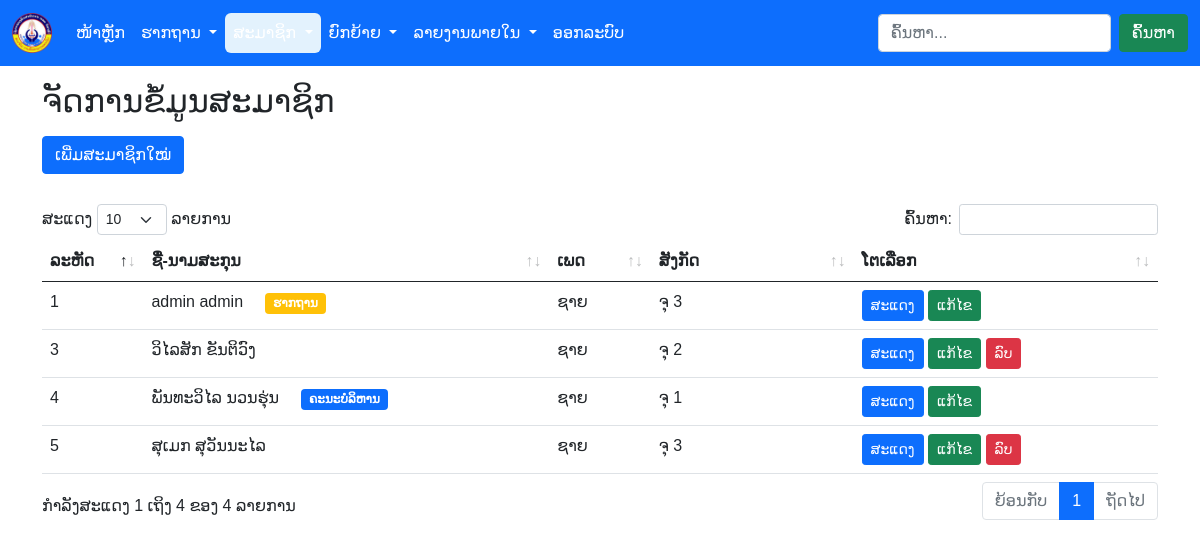
The page /member.php (signed in) on the database its author committed.
### tables this page shows
CREATE TABLE `member` (
  `mem_id` int(11) NOT NULL COMMENT 'ລະຫັດສະມາຊິກ',
  `username` varchar(10) NOT NULL COMMENT 'ບັນຊີຜູ້ໃຊ້',
  `password` varchar(255) NOT NULL COMMENT 'ລະຫັດຜ່ານ',
  `role` int(5) NOT NULL DEFAULT 3 COMMENT 'ສິດທິ',
  `book_no` int(5) DEFAULT NULL COMMENT 'ເລກປຶ້ມຕິດຕາມ',
  `firstname` varchar(30) NOT NULL COMMENT 'ຊື່',
  `lastname` varchar(30) NOT NULL COMMENT 'ນາມສະກຸນ',
  `gender` varchar(6) DEFAULT NULL COMMENT 'ເພດ',
  `ethnic` varchar(10) DEFAULT NULL COMMENT 'ຊົນເຜົ່າ',
  `dob` date DEFAULT NULL COMMENT 'ວດປ ເກີດ',
  `h_village` varchar(30) DEFAULT NULL COMMENT 'ບ້ານເກີດ',
  `h_district` varchar(30) DEFAULT NULL COMMENT 'ເມືອງເກີດ',
  `h_province` varchar(30) DEFAULT NULL COMMENT 'ແຂວງເກີດ',
  `addr_village` varchar(30) DEFAULT NULL COMMENT 'ບ້ານຢູ່',
  `addr_district` varchar(30) DEFAULT NULL COMMENT 'ເມືອງຢູ່',
  `addr_province` varchar(30) DEFAULT NULL COMMENT 'ແຂວງຢູ່',
  `join_trade_union_date` date DEFAULT NULL COMMENT 'ວດປ ເຂົ້າຮ່ວມ ກມບ',
  `join_party_date` date DEFAULT NULL COMMENT 'ວດປ ເຂົ້າພັກ',
  `join_women_union_date` date DEFAULT NULL COMMENT 'ວດປ ເຂົ້າສະຫະພັນແມ່ຍິງ',
  `status` int(10) NOT NULL DEFAULT 0 COMMENT 'ສະຖານະສະມາຊິກ',
  `group_id` int(10) NOT NULL COMMENT 'ລະຫັດຈຸ'
);

### include/function.php (called while the page is built, shortened)
<?php
function isAdmin(){
    return false;
}
function isCommittee(){
    if(isset($_SESSION['role'])){
        if($_SESSION['role'] == 2){
            return true;
        }
    }
    return false;
}

### member.php (the view, shortened to what this page needs)
<?php
require_once __DIR__ . '/include/function.php';
require_once __DIR__ . '/include/dbconfig.php';
require_once __DIR__ . '/header.php';
require_once __DIR__ . '/menu.php';
?>
<div class="container mt-3">
    <h2>ຈັດການຂໍ້ມູນສະມາຊິກ</h2>
    <?php if (isAdmin() || isCommittee()) : ?>
        <div class="mt-3" style="margin-bottom: 30px;">
            <a href="member_add.php" class="btn btn-primary">ເພີ່ມສະມາຊິກໃໝ່</a>
        </div>
    <?php endif; ?>
    <table id="example" class="table table-hover mt-5">
        <thead>
            <tr>
                <th class="col-1">ລະຫັດ</th>
                <th class="col-4">ຊື່-ນາມສະກຸນ</th>
                <th class="col-1">ເພດ</th>
                <th class="col-2">ສັງກັດ</th>
                <th class="col-3">ໂຕເລືອກ</th>
            </tr>
        </thead>
        <tbody>
            <?php
            $sql = "SELECT mem_id, firstname, lastname, gender, username, role, (SELECT groups.group_name FROM groups WHERE groups.id = member.group_id) AS g_name, status FROM member JOIN groups ON groups.id = member.group_id WHERE groups.col_id = ". $_SESSION['college_id'].";";
            $rs = $con->query($sql);
            while ( $row = $rs->fetch_assoc() ) {
                echo '
                    <tr>
                        <td>' . $row['mem_id'] . '</td>
                        <td>'
                        . $row['firstname'] . ' ' .$row['lastname'].
                        ' &nbsp; &nbsp; ';
                        switch ($row['role']){
                            case 1: echo '<span class="badge bg-primary">ຄະນະບໍລິຫານ</span>';
                            break;
                            case 2: echo '<span class="badge bg-warning">ຮາກຖານ</span>';
                        }
                echo   '</td>
                        <td>' . $row['gender'] . '</td>
                        <td>' . $row['g_name'] . '</td>
                        <td>
                            <button onclick="getMember(' . $row['mem_id'] . ')" type="button" class="btn btn-primary btn-sm" data-bs-toggle="modal" data-bs-target="#exampleModal">
                                ສະແດງ
                            </button>';
                    echo '
                            <a href="member_add.php?member_id=' . $row['mem_id'] . '" class="btn btn-success btn-sm">ແກ້ໄຂ</a>
                    ';
                    if( $row['username']!=$_SESSION['username']){
                        if($row['role'] != 1 || isAdmin()){
                            echo '<a onclick="deleteMember(' . $row['mem_id'] . ')" href="#" class="btn btn-danger btn-sm">ລົບ</a>';
                        }
                    }
                echo '</td>
                </tr>';
            }
            ?>
        </tbody>
    </table>
</div>
<?php
require __DIR__ . '/footer.php';
?>

### css/style.css (style rules this page uses)
*, body { font-family: 'Souliyo', sans-serif; }

### rows shown on the page
member: mem_id "1", firstname "admin", lastname "admin", role "ຮາກຖານ", gender "ຊາຍ", g_name "ຈຸ 3"
member: mem_id "3", firstname "ວິໄລສັກ", lastname "ຂັນຕິວົງ", gender "ຊາຍ", g_name "ຈຸ 2"
member: mem_id "4", firstname "ພັນທະວິໄລ", lastname "ນວນຮຸ່ນ", role "ຄະນະບໍລິຫານ", gender "ຊາຍ", g_name "ຈຸ 1"
member: mem_id "5", firstname "ສຸເມກ", lastname "ສຸວັນນະໄລ", gender "ຊາຍ", g_name "ຈຸ 3"
